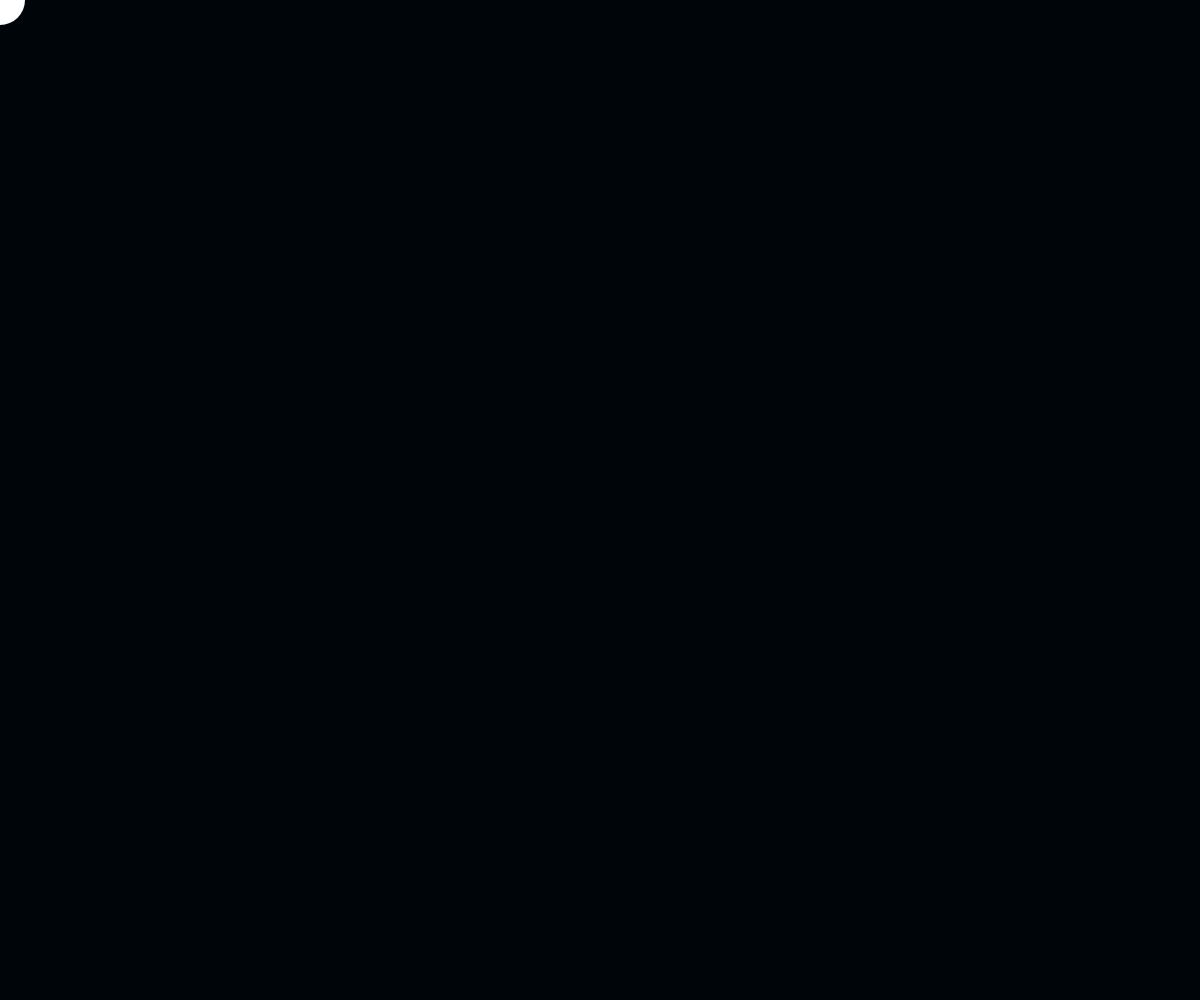
Frame 1 (no input)
Frame 60 (no input): identical to frame 1, image omitted
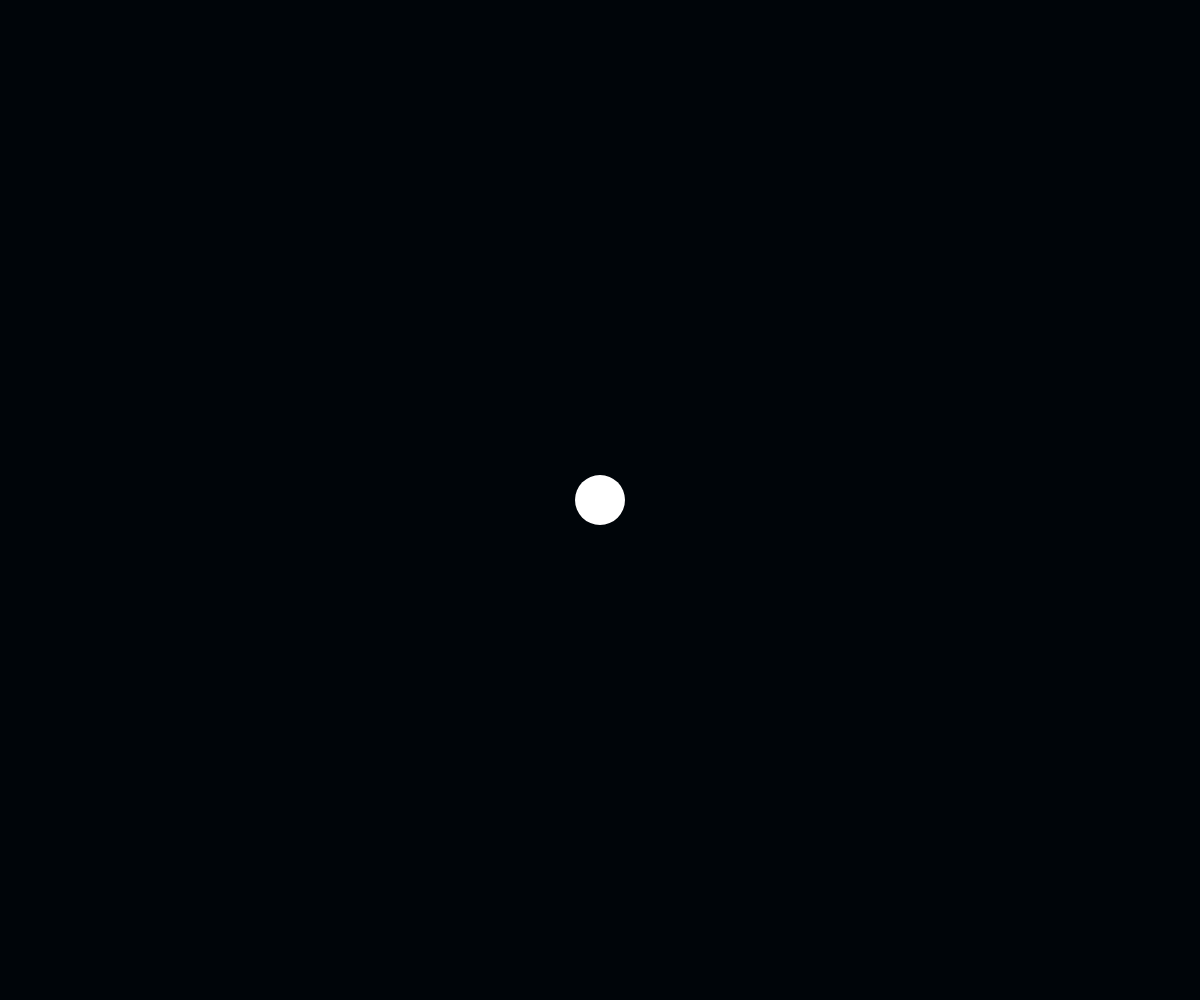
Frame 120 (the mouse pressed at the canvas centre since frame 60)

The p5.js sketch that drew these frames (run headless with seeded random() and noise() and a simulated clock; from frame 60 on, the mouse is pressed at the canvas centre):

// p5.js sketch
// ── sketch.js
function setup() {
  createCanvas(windowWidth, windowHeight);
}

function draw() {
  background(0);
  fill(20, 120, 220, 10);
  noStroke();
  rect(0,0,width,height);
  fill(255);
  ellipse(mouseX, mouseY, 50);
}
